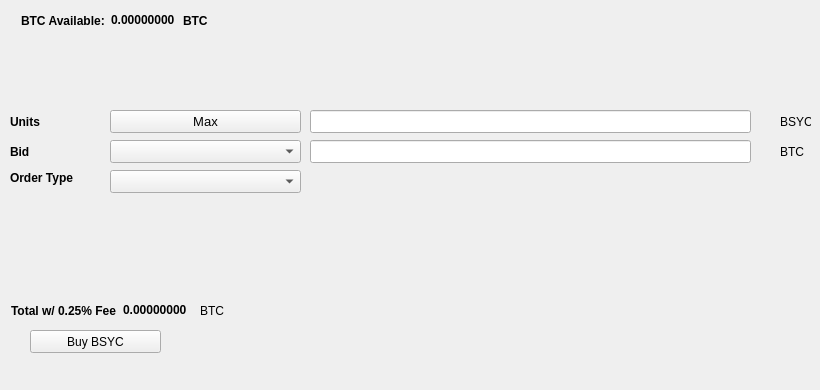
   <widget class="QWidget" name="BuyTab">
    <attribute name="title">
     <string>Buy</string>
    </attribute>
    <widget class="QPushButton" name="BuyBSYC">
     <property name="geometry">
      <rect>
       <x>30</x>
       <y>330</y>
       <width>131</width>
       <height>23</height>
      </rect>
     </property>
     <property name="text">
      <string>Buy BSYC</string>
     </property>
     <property name="icon">
      <iconset resource="../baisyccoin.qrc">
       <normaloff>:/icons/bitcoin</normaloff>:/icons/bitcoin</iconset>
     </property>
    </widget>
    <widget class="QLabel" name="label_3">
     <property name="geometry">
      <rect>
       <x>10</x>
       <y>110</y>
       <width>46</width>
       <height>23</height>
      </rect>
     </property>
     <property name="font">
      <font>
       <weight>75</weight>
       <bold>true</bold>
      </font>
     </property>
     <property name="text">
      <string>Units</string>
     </property>
    </widget>
    <widget class="QLineEdit" name="UnitsInput">
     <property name="geometry">
      <rect>
       <x>310</x>
       <y>110</y>
       <width>441</width>
       <height>23</height>
      </rect>
     </property>
     <property name="font">
      <font>
       <pointsize>9</pointsize>
       <weight>75</weight>
       <bold>true</bold>
      </font>
     </property>
    </widget>
    <widget class="QLineEdit" name="BuyBidPriceEdit">
     <property name="geometry">
      <rect>
       <x>310</x>
       <y>140</y>
       <width>441</width>
       <height>23</height>
      </rect>
     </property>
     <property name="font">
      <font>
       <pointsize>9</pointsize>
       <weight>75</weight>
       <bold>true</bold>
      </font>
     </property>
    </widget>
    <widget class="QLabel" name="label_4">
     <property name="geometry">
      <rect>
       <x>780</x>
       <y>110</y>
       <width>31</width>
       <height>23</height>
      </rect>
     </property>
     <property name="text">
      <string>BSYC</string>
     </property>
    </widget>
    <widget class="QLabel" name="label_5">
     <property name="geometry">
      <rect>
       <x>780</x>
       <y>140</y>
       <width>31</width>
       <height>23</height>
      </rect>
     </property>
     <property name="text">
      <string>BTC</string>
     </property>
    </widget>
    <widget class="QLabel" name="label_6">
     <property name="geometry">
      <rect>
       <x>10</x>
       <y>140</y>
       <width>46</width>
       <height>23</height>
      </rect>
     </property>
     <property name="font">
      <font>
       <weight>75</weight>
       <bold>true</bold>
      </font>
     </property>
     <property name="text">
      <string>Bid</string>
     </property>
    </widget>
    <widget class="QLabel" name="label_7">
     <property name="geometry">
      <rect>
       <x>10</x>
       <y>170</y>
       <width>91</width>
       <height>16</height>
      </rect>
     </property>
     <property name="font">
      <font>
       <weight>75</weight>
       <bold>true</bold>
      </font>
     </property>
     <property name="text">
      <string>Order Type</string>
     </property>
    </widget>
    <widget class="QPushButton" name="Buy_Max_Amount">
     <property name="geometry">
      <rect>
       <x>110</x>
       <y>110</y>
       <width>191</width>
       <height>23</height>
      </rect>
     </property>
     <property name="font">
      <font>
       <pointsize>10</pointsize>
      </font>
     </property>
     <property name="text">
      <string>Max</string>
     </property>
    </widget>
    <widget class="QComboBox" name="BuyBidcomboBox">
     <property name="geometry">
      <rect>
       <x>110</x>
       <y>140</y>
       <width>191</width>
       <height>23</height>
      </rect>
     </property>
     <property name="font">
      <font>
       <pointsize>10</pointsize>
      </font>
     </property>
    </widget>
    <widget class="QComboBox" name="buyOrdertypeCombo">
     <property name="geometry">
      <rect>
       <x>110</x>
       <y>170</y>
       <width>191</width>
       <height>23</height>
      </rect>
     </property>
     <property name="font">
      <font>
       <pointsize>10</pointsize>
      </font>
     </property>
    </widget>
    <widget class="QWidget" name="layoutWidget1">
     <property name="geometry">
      <rect>
       <x>21</x>
       <y>11</y>
       <width>227</width>
       <height>19</height>
      </rect>
     </property>
     <layout class="QHBoxLayout" name="horizontalLayout_3">
      <item>
       <widget class="QLabel" name="label232">
        <property name="font">
         <font>
          <weight>75</weight>
          <bold>true</bold>
         </font>
        </property>
        <property name="text">
         <string>BTC Available:</string>
        </property>
       </widget>
      </item>
      <item>
       <widget class="QLabel" name="BtcAvailableLbl">
        <property name="palette">
         <palette>
          <active>
           <colorrole role="WindowText">
            <brush brushstyle="SolidPattern">
             <color alpha="255">
              <red>0</red>
              <green>0</green>
              <blue>0</blue>
             </color>
            </brush>
           </colorrole>
           <colorrole role="Button">
            <brush brushstyle="SolidPattern">
             <color alpha="255">
              <red>0</red>
              <green>170</green>
              <blue>0</blue>
             </color>
            </brush>
           </colorrole>
           <colorrole role="Light">
            <brush brushstyle="SolidPattern">
             <color alpha="255">
              <red>0</red>
              <green>255</green>
              <blue>0</blue>
             </color>
            </brush>
           </colorrole>
           <colorrole role="Midlight">
            <brush brushstyle="SolidPattern">
             <color alpha="255">
              <red>0</red>
              <green>212</green>
              <blue>0</blue>
             </color>
            </brush>
           </colorrole>
           <colorrole role="Dark">
            <brush brushstyle="SolidPattern">
             <color alpha="255">
              <red>0</red>
              <green>85</green>
              <blue>0</blue>
             </color>
            </brush>
           </colorrole>
           <colorrole role="Mid">
            <brush brushstyle="SolidPattern">
             <color alpha="255">
              <red>0</red>
              <green>113</green>
              <blue>0</blue>
             </color>
            </brush>
           </colorrole>
           <colorrole role="Text">
            <brush brushstyle="SolidPattern">
             <color alpha="255">
              <red>0</red>
              <green>170</green>
              <blue>0</blue>
             </color>
            </brush>
           </colorrole>
           <colorrole role="BrightText">
            <brush brushstyle="SolidPattern">
             <color alpha="255">
              <red>255</red>
              <green>255</green>
              <blue>255</blue>
             </color>
            </brush>
           </colorrole>
           <colorrole role="ButtonText">
            <brush brushstyle="SolidPattern">
             <color alpha="255">
              <red>0</red>
              <green>0</green>
              <blue>0</blue>
             </color>
            </brush>
           </colorrole>
           <colorrole role="Base">
            <brush brushstyle="SolidPattern">
             <color alpha="255">
              <red>255</red>
              <green>255</green>
              <blue>255</blue>
             </color>
            </brush>
           </colorrole>
           <colorrole role="Window">
            <brush brushstyle="SolidPattern">
             <color alpha="255">
              <red>0</red>
              <green>170</green>
              <blue>0</blue>
             </color>
            </brush>
           </colorrole>
           <colorrole role="Shadow">
            <brush brushstyle="SolidPattern">
             <color alpha="255">
              <red>0</red>
              <green>0</green>
              <blue>0</blue>
             </color>
            </brush>
           </colorrole>
           <colorrole role="AlternateBase">
            <brush brushstyle="SolidPattern">
             <color alpha="255">
              <red>127</red>
              <green>212</green>
              <blue>127</blue>
             </color>
            </brush>
           </colorrole>
           <colorrole role="ToolTipBase">
            <brush brushstyle="SolidPattern">
             <color alpha="255">
              <red>255</red>
              <green>255</green>
              <blue>220</blue>
             </color>
            </brush>
           </colorrole>
           <colorrole role="ToolTipText">
            <brush brushstyle="SolidPattern">
             <color alpha="255">
              <red>0</red>
              <green>0</green>
              <blue>0</blue>
             </color>
            </brush>
           </colorrole>
          </active>
          <inactive>
           <colorrole role="WindowText">
            <brush brushstyle="SolidPattern">
             <color alpha="255">
              <red>0</red>
              <green>0</green>
              <blue>0</blue>
             </color>
            </brush>
           </colorrole>
           <colorrole role="Button">
            <brush brushstyle="SolidPattern">
             <color alpha="255">
              <red>0</red>
              <green>170</green>
              <blue>0</blue>
             </color>
            </brush>
           </colorrole>
           <colorrole role="Light">
            <brush brushstyle="SolidPattern">
             <color alpha="255">
              <red>0</red>
              <green>255</green>
              <blue>0</blue>
             </color>
            </brush>
           </colorrole>
           <colorrole role="Midlight">
            <brush brushstyle="SolidPattern">
             <color alpha="255">
              <red>0</red>
              <green>212</green>
              <blue>0</blue>
             </color>
            </brush>
           </colorrole>
           <colorrole role="Dark">
            <brush brushstyle="SolidPattern">
             <color alpha="255">
              <red>0</red>
              <green>85</green>
              <blue>0</blue>
             </color>
            </brush>
           </colorrole>
           <colorrole role="Mid">
            <brush brushstyle="SolidPattern">
             <color alpha="255">
              <red>0</red>
              <green>113</green>
              <blue>0</blue>
             </color>
            </brush>
           </colorrole>
           <colorrole role="Text">
            <brush brushstyle="SolidPattern">
             <color alpha="255">
              <red>0</red>
              <green>170</green>
              <blue>0</blue>
             </color>
            </brush>
           </colorrole>
           <colorrole role="BrightText">
            <brush brushstyle="SolidPattern">
             <color alpha="255">
              <red>255</red>
              <green>255</green>
              <blue>255</blue>
             </color>
            </brush>
           </colorrole>
           <colorrole role="ButtonText">
            <brush brushstyle="SolidPattern">
             <color alpha="255">
              <red>0</red>
              <green>0</green>
              <blue>0</blue>
             </color>
            </brush>
           </colorrole>
           <colorrole role="Base">
            <brush brushstyle="SolidPattern">
             <color alpha="255">
              <red>255</red>
              <green>255</green>
              <blue>255</blue>
             </color>
            </brush>
           </colorrole>
           <colorrole role="Window">
            <brush brushstyle="SolidPattern">
             <color alpha="255">
              <red>0</red>
              <green>170</green>
              <blue>0</blue>
             </color>
            </brush>
           </colorrole>
           <colorrole role="Shadow">
            <brush brushstyle="SolidPattern">
             <color alpha="255">
              <red>0</red>
              <green>0</green>
              <blue>0</blue>
             </color>
            </brush>
           </colorrole>
           <colorrole role="AlternateBase">
            <brush brushstyle="SolidPattern">
             <color alpha="255">
              <red>127</red>
              <green>212</green>
              <blue>127</blue>
             </color>
            </brush>
           </colorrole>
           <colorrole role="ToolTipBase">
            <brush brushstyle="SolidPattern">
             <color alpha="255">
              <red>255</red>
              <green>255</green>
              <blue>220</blue>
             </color>
            </brush>
           </colorrole>
           <colorrole role="ToolTipText">
            <brush brushstyle="SolidPattern">
             <color alpha="255">
              <red>0</red>
              <green>0</green>
              <blue>0</blue>
             </color>
            </brush>
           </colorrole>
          </inactive>
          <disabled>
           <colorrole role="WindowText">
            <brush brushstyle="SolidPattern">
             <color alpha="255">
              <red>0</red>
              <green>85</green>
              <blue>0</blue>
             </color>
            </brush>
           </colorrole>
           <colorrole role="Button">
            <brush brushstyle="SolidPattern">
             <color alpha="255">
              <red>0</red>
              <green>170</green>
              <blue>0</blue>
             </color>
            </brush>
           </colorrole>
           <colorrole role="Light">
            <brush brushstyle="SolidPattern">
             <color alpha="255">
              <red>0</red>
              <green>255</green>
              <blue>0</blue>
             </color>
            </brush>
           </colorrole>
           <colorrole role="Midlight">
            <brush brushstyle="SolidPattern">
             <color alpha="255">
              <red>0</red>
              <green>212</green>
              <blue>0</blue>
             </color>
            </brush>
           </colorrole>
           <colorrole role="Dark">
            <brush brushstyle="SolidPattern">
             <color alpha="255">
              <red>0</red>
              <green>85</green>
              <blue>0</blue>
             </color>
            </brush>
           </colorrole>
           <colorrole role="Mid">
            <brush brushstyle="SolidPattern">
             <color alpha="255">
              <red>0</red>
              <green>113</green>
              <blue>0</blue>
             </color>
            </brush>
           </colorrole>
           <colorrole role="Text">
            <brush brushstyle="SolidPattern">
             <color alpha="255">
              <red>0</red>
              <green>85</green>
              <blue>0</blue>
             </color>
            </brush>
           </colorrole>
           <colorrole role="BrightText">
            <brush brushstyle="SolidPattern">
             <color alpha="255">
              <red>255</red>
              <green>255</green>
              <blue>255</blue>
             </color>
            </brush>
           </colorrole>
           <colorrole role="ButtonText">
            <brush brushstyle="SolidPattern">
             <color alpha="255">
              <red>0</red>
              <green>85</green>
              <blue>0</blue>
             </color>
            </brush>
           </colorrole>
           <colorrole role="Base">
            <brush brushstyle="SolidPattern">
             <color alpha="255">
              <red>0</red>
              <green>170</green>
              <blue>0</blue>
             </color>
            </brush>
           </colorrole>
           <colorrole role="Window">
            <brush brushstyle="SolidPattern">
             <color alpha="255">
              <red>0</red>
              <green>170</green>
              <blue>0</blue>
             </color>
            </brush>
           </colorrole>
           <colorrole role="Shadow">
            <brush brushstyle="SolidPattern">
             <color alpha="255">
              <red>0</red>
              <green>0</green>
              <blue>0</blue>
             </color>
            </brush>
           </colorrole>
           <colorrole role="AlternateBase">
            <brush brushstyle="SolidPattern">
             <color alpha="255">
              <red>0</red>
              <green>170</green>
              <blue>0</blue>
             </color>
            </brush>
           </colorrole>
           <colorrole role="ToolTipBase">
            <brush brushstyle="SolidPattern">
             <color alpha="255">
              <red>255</red>
              <green>255</green>
              <blue>220</blue>
             </color>
            </brush>
           </colorrole>
           <colorrole role="ToolTipText">
            <brush brushstyle="SolidPattern">
             <color alpha="255">
              <red>0</red>
              <green>0</green>
              <blue>0</blue>
             </color>
            </brush>
           </colorrole>
          </disabled>
         </palette>
        </property>
        <property name="font">
         <font>
          <weight>75</weight>
          <bold>true</bold>
         </font>
        </property>
        <property name="text">
         <string>0.00000000</string>
        </property>
        <property name="textInteractionFlags">
         <set>Qt::LinksAccessibleByMouse|Qt::TextSelectableByKeyboard|Qt::TextSelectableByMouse</set>
        </property>
       </widget>
      </item>
      <item>
       <widget class="QLabel" name="BtcAvailableLbl_2">
        <property name="font">
         <font>
          <weight>75</weight>
          <bold>true</bold>
         </font>
        </property>
        <property name="text">
         <string>BTC</string>
        </property>
       </widget>
      </item>
     </layout>
    </widget>
    <widget class="QWidget" name="layoutWidge2">
     <property name="geometry">
      <rect>
       <x>11</x>
       <y>301</y>
       <width>259</width>
       <height>19</height>
      </rect>
     </property>
     <layout class="QHBoxLayout" name="horizontalLayout_4">
      <item>
       <widget class="QLabel" name="label_9">
        <property name="font">
         <font>
          <weight>75</weight>
          <bold>true</bold>
         </font>
        </property>
        <property name="text">
         <string>Total w/ 0.25% Fee</string>
        </property>
       </widget>
      </item>
      <item>
       <widget class="QLabel" name="BuyCostLabel">
        <property name="palette">
         <palette>
          <active>
           <colorrole role="WindowText">
            <brush brushstyle="SolidPattern">
             <color alpha="255">
              <red>0</red>
              <green>0</green>
              <blue>0</blue>
             </color>
            </brush>
           </colorrole>
           <colorrole role="Button">
            <brush brushstyle="SolidPattern">
             <color alpha="255">
              <red>0</red>
              <green>170</green>
              <blue>0</blue>
             </color>
            </brush>
           </colorrole>
           <colorrole role="Light">
            <brush brushstyle="SolidPattern">
             <color alpha="255">
              <red>0</red>
              <green>255</green>
              <blue>0</blue>
             </color>
            </brush>
           </colorrole>
           <colorrole role="Midlight">
            <brush brushstyle="SolidPattern">
             <color alpha="255">
              <red>0</red>
              <green>212</green>
              <blue>0</blue>
             </color>
            </brush>
           </colorrole>
           <colorrole role="Dark">
            <brush brushstyle="SolidPattern">
             <color alpha="255">
              <red>0</red>
              <green>85</green>
              <blue>0</blue>
             </color>
            </brush>
           </colorrole>
           <colorrole role="Mid">
            <brush brushstyle="SolidPattern">
             <color alpha="255">
              <red>0</red>
              <green>113</green>
              <blue>0</blue>
             </color>
            </brush>
           </colorrole>
           <colorrole role="Text">
            <brush brushstyle="SolidPattern">
             <color alpha="255">
              <red>0</red>
              <green>170</green>
              <blue>0</blue>
             </color>
            </brush>
           </colorrole>
           <colorrole role="BrightText">
            <brush brushstyle="SolidPattern">
             <color alpha="255">
              <red>255</red>
              <green>255</green>
              <blue>255</blue>
             </color>
            </brush>
           </colorrole>
           <colorrole role="ButtonText">
            <brush brushstyle="SolidPattern">
             <color alpha="255">
              <red>0</red>
              <green>0</green>
              <blue>0</blue>
             </color>
            </brush>
           </colorrole>
           <colorrole role="Base">
            <brush brushstyle="SolidPattern">
             <color alpha="255">
              <red>255</red>
              <green>255</green>
              <blue>255</blue>
             </color>
            </brush>
           </colorrole>
           <colorrole role="Window">
            <brush brushstyle="SolidPattern">
             <color alpha="255">
              <red>0</red>
              <green>170</green>
              <blue>0</blue>
             </color>
            </brush>
           </colorrole>
           <colorrole role="Shadow">
            <brush brushstyle="SolidPattern">
             <color alpha="255">
              <red>0</red>
              <green>0</green>
              <blue>0</blue>
             </color>
            </brush>
           </colorrole>
           <colorrole role="AlternateBase">
            <brush brushstyle="SolidPattern">
             <color alpha="255">
              <red>127</red>
              <green>212</green>
              <blue>127</blue>
             </color>
            </brush>
           </colorrole>
           <colorrole role="ToolTipBase">
            <brush brushstyle="SolidPattern">
             <color alpha="255">
              <red>255</red>
              <green>255</green>
              <blue>220</blue>
             </color>
            </brush>
           </colorrole>
           <colorrole role="ToolTipText">
            <brush brushstyle="SolidPattern">
             <color alpha="255">
              <red>0</red>
              <green>0</green>
              <blue>0</blue>
             </color>
            </brush>
           </colorrole>
          </active>
          <inactive>
           <colorrole role="WindowText">
            <brush brushstyle="SolidPattern">
             <color alpha="255">
              <red>0</red>
              <green>0</green>
              <blue>0</blue>
             </color>
            </brush>
           </colorrole>
           <colorrole role="Button">
            <brush brushstyle="SolidPattern">
             <color alpha="255">
              <red>0</red>
              <green>170</green>
              <blue>0</blue>
             </color>
            </brush>
           </colorrole>
           <colorrole role="Light">
            <brush brushstyle="SolidPattern">
             <color alpha="255">
              <red>0</red>
              <green>255</green>
              <blue>0</blue>
             </color>
            </brush>
           </colorrole>
           <colorrole role="Midlight">
            <brush brushstyle="SolidPattern">
             <color alpha="255">
              <red>0</red>
              <green>212</green>
              <blue>0</blue>
             </color>
            </brush>
           </colorrole>
           <colorrole role="Dark">
            <brush brushstyle="SolidPattern">
             <color alpha="255">
              <red>0</red>
              <green>85</green>
              <blue>0</blue>
             </color>
            </brush>
           </colorrole>
           <colorrole role="Mid">
            <brush brushstyle="SolidPattern">
             <color alpha="255">
              <red>0</red>
              <green>113</green>
              <blue>0</blue>
             </color>
            </brush>
           </colorrole>
           <colorrole role="Text">
            <brush brushstyle="SolidPattern">
             <color alpha="255">
              <red>0</red>
              <green>170</green>
              <blue>0</blue>
             </color>
            </brush>
           </colorrole>
           <colorrole role="BrightText">
            <brush brushstyle="SolidPattern">
             <color alpha="255">
              <red>255</red>
              <green>255</green>
              <blue>255</blue>
             </color>
            </brush>
           </colorrole>
           <colorrole role="ButtonText">
            <brush brushstyle="SolidPattern">
             <color alpha="255">
              <red>0</red>
              <green>0</green>
              <blue>0</blue>
             </color>
            </brush>
           </colorrole>
           <colorrole role="Base">
            <brush brushstyle="SolidPattern">
             <color alpha="255">
              <red>255</red>
              <green>255</green>
              <blue>255</blue>
             </color>
            </brush>
           </colorrole>
           <colorrole role="Window">
            <brush brushstyle="SolidPattern">
             <color alpha="255">
              <red>0</red>
              <green>170</green>
              <blue>0</blue>
             </color>
            </brush>
           </colorrole>
           <colorrole role="Shadow">
            <brush brushstyle="SolidPattern">
             <color alpha="255">
              <red>0</red>
              <green>0</green>
              <blue>0</blue>
             </color>
            </brush>
           </colorrole>
           <colorrole role="AlternateBase">
            <brush brushstyle="SolidPattern">
             <color alpha="255">
              <red>127</red>
              <green>212</green>
              <blue>127</blue>
             </color>
            </brush>
           </colorrole>
           <colorrole role="ToolTipBase">
            <brush brushstyle="SolidPattern">
             <color alpha="255">
              <red>255</red>
              <green>255</green>
              <blue>220</blue>
             </color>
            </brush>
           </colorrole>
           <colorrole role="ToolTipText">
            <brush brushstyle="SolidPattern">
             <color alpha="255">
              <red>0</red>
              <green>0</green>
              <blue>0</blue>
             </color>
            </brush>
           </colorrole>
          </inactive>
          <disabled>
           <colorrole role="WindowText">
            <brush brushstyle="SolidPattern">
             <color alpha="255">
              <red>0</red>
              <green>85</green>
              <blue>0</blue>
             </color>
            </brush>
           </colorrole>
           <colorrole role="Button">
            <brush brushstyle="SolidPattern">
             <color alpha="255">
              <red>0</red>
              <green>170</green>
              <blue>0</blue>
             </color>
            </brush>
           </colorrole>
           <colorrole role="Light">
            <brush brushstyle="SolidPattern">
             <color alpha="255">
              <red>0</red>
              <green>255</green>
              <blue>0</blue>
             </color>
            </brush>
           </colorrole>
           <colorrole role="Midlight">
            <brush brushstyle="SolidPattern">
             <color alpha="255">
              <red>0</red>
              <green>212</green>
              <blue>0</blue>
             </color>
            </brush>
           </colorrole>
           <colorrole role="Dark">
            <brush brushstyle="SolidPattern">
             <color alpha="255">
              <red>0</red>
              <green>85</green>
              <blue>0</blue>
             </color>
            </brush>
           </colorrole>
           <colorrole role="Mid">
            <brush brushstyle="SolidPattern">
             <color alpha="255">
              <red>0</red>
              <green>113</green>
              <blue>0</blue>
             </color>
            </brush>
           </colorrole>
           <colorrole role="Text">
            <brush brushstyle="SolidPattern">
             <color alpha="255">
              <red>0</red>
              <green>85</green>
              <blue>0</blue>
             </color>
            </brush>
           </colorrole>
           <colorrole role="BrightText">
            <brush brushstyle="SolidPattern">
             <color alpha="255">
              <red>255</red>
              <green>255</green>
              <blue>255</blue>
             </color>
            </brush>
           </colorrole>
           <colorrole role="ButtonText">
            <brush brushstyle="SolidPattern">
             <color alpha="255">
              <red>0</red>
              <green>85</green>
              <blue>0</blue>
             </color>
            </brush>
           </colorrole>
           <colorrole role="Base">
            <brush brushstyle="SolidPattern">
             <color alpha="255">
              <red>0</red>
              <green>170</green>
              <blue>0</blue>
             </color>
            </brush>
           </colorrole>
           <colorrole role="Window">
            <brush brushstyle="SolidPattern">
             <color alpha="255">
              <red>0</red>
              <green>170</green>
              <blue>0</blue>
             </color>
            </brush>
           </colorrole>
           <colorrole role="Shadow">
            <brush brushstyle="SolidPattern">
             <color alpha="255">
              <red>0</red>
              <green>0</green>
              <blue>0</blue>
             </color>
            </brush>
           </colorrole>
           <colorrole role="AlternateBase">
            <brush brushstyle="SolidPattern">
             <color alpha="255">
              <red>0</red>
              <green>170</green>
              <blue>0</blue>
             </color>
            </brush>
           </colorrole>
           <colorrole role="ToolTipBase">
            <brush brushstyle="SolidPattern">
             <color alpha="255">
              <red>255</red>
              <green>255</green>
              <blue>220</blue>
             </color>
            </brush>
           </colorrole>
           <colorrole role="ToolTipText">
            <brush brushstyle="SolidPattern">
             <color alpha="255">
              <red>0</red>
              <green>0</green>
              <blue>0</blue>
             </color>
            </brush>
           </colorrole>
          </disabled>
         </palette>
        </property>
        <property name="font">
         <font>
          <weight>75</weight>
          <bold>true</bold>
         </font>
        </property>
        <property name="autoFillBackground">
         <bool>false</bool>
        </property>
        <property name="text">
         <string>0.00000000</string>
        </property>
        <property name="textInteractionFlags">
         <set>Qt::LinksAccessibleByMouse|Qt::TextSelectableByMouse</set>
        </property>
       </widget>
      </item>
      <item>
       <widget class="QLabel" name="label_10">
        <property name="font">
         <font>
          <weight>50</weight>
          <bold>false</bold>
         </font>
        </property>
        <property name="text">
         <string>BTC</string>
        </property>
       </widget>
      </item>
     </layout>
    </widget>
    <widget class="QLabel" name="label_24">
     <property name="geometry">
      <rect>
       <x>460</x>
       <y>300</y>
       <width>281</width>
       <height>81</height>
      </rect>
     </property>
     <property name="text">
      <string/>
     </property>
     <property name="pixmap">
      <pixmap>:/images/bittrex</pixmap>
     </property>
    </widget>
   </widget>
